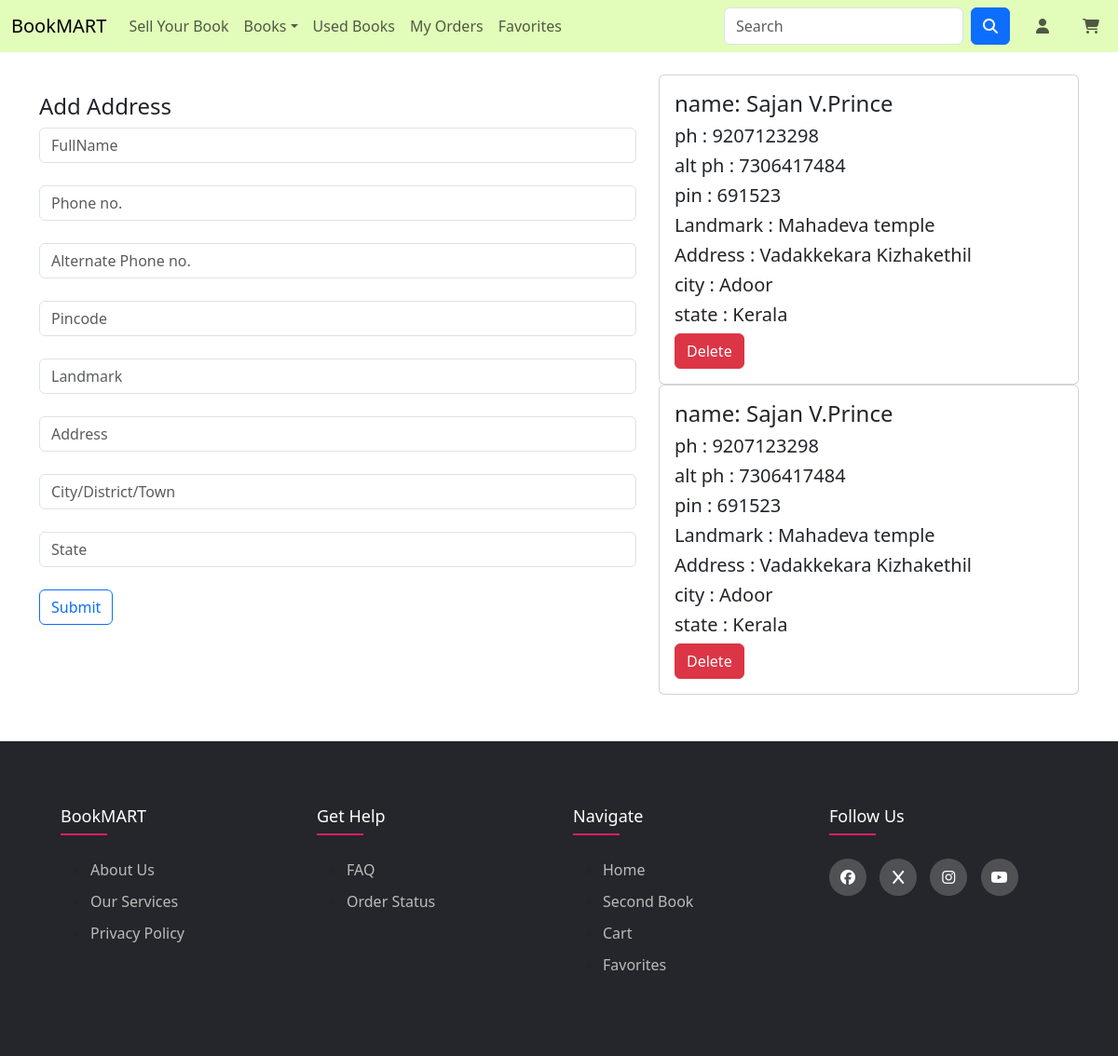
Page /manageadd (signed in) on the earlier database version.
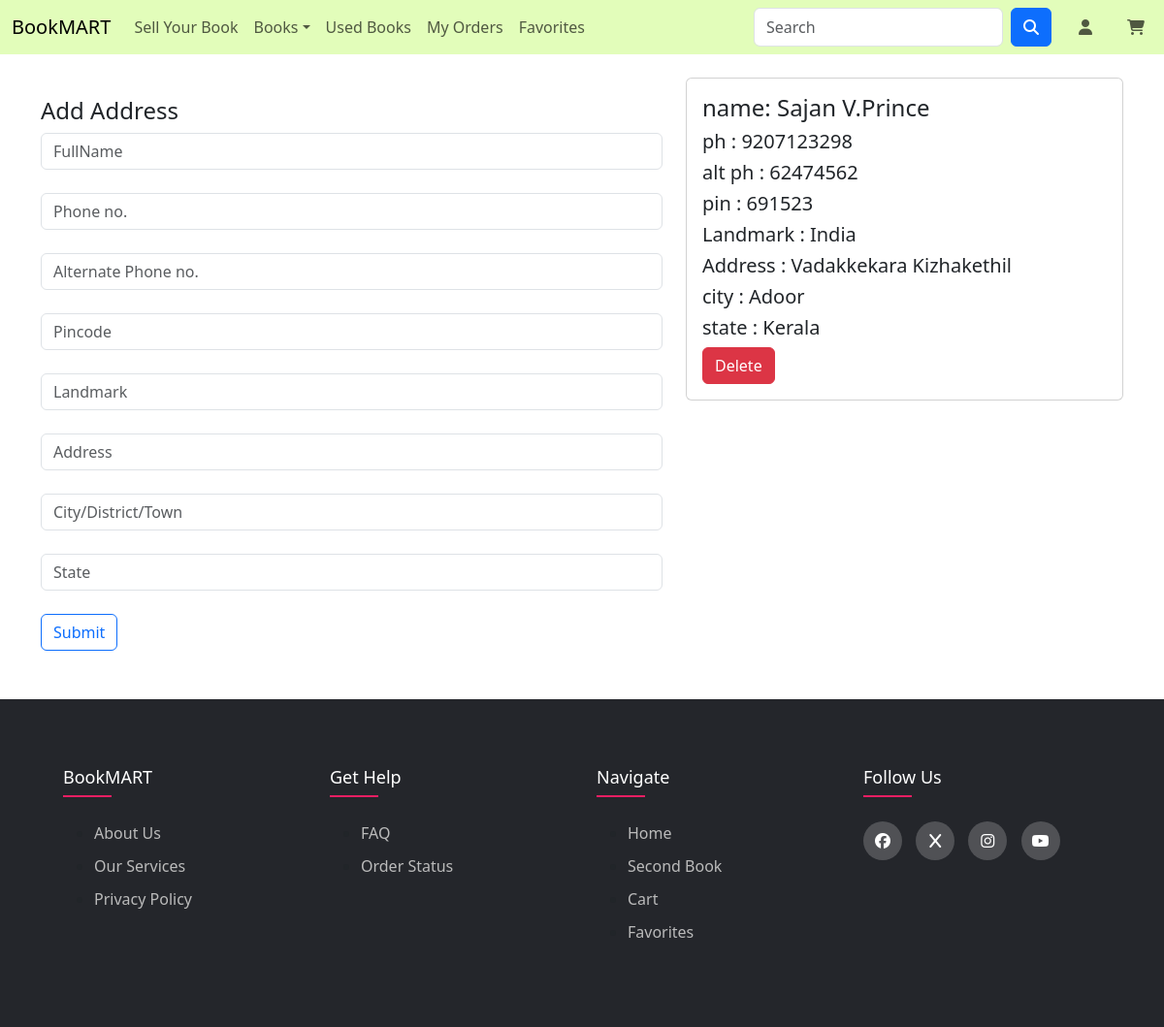
Same page on the later database version.
### app/models.py (models this page shows)
class Userdtl(models.Model):
    user=models.ForeignKey(User,on_delete=models.CASCADE)
    phone=models.IntegerField()
    fullname=models.TextField()
    city=models.TextField()
    state=models.TextField()
    altphone=models.IntegerField()
    landmark=models.TextField()
    adress=models.TextField()
    pincode=models.IntegerField()

### app/views.py (the view)
# urls.py: path('manageadd',views.addrs),
def addrs(req):
    if 'user' in req.session:
        user=User.objects.get(username=req.session['user'])
        data1=Userdtl.objects.filter(user=user)
        if req.method == 'POST':
            user=User.objects.get(username=req.session['user'])
            name=req.POST['name']
            phn=req.POST['phn']
            altphn=req.POST['altphn']
            pin=req.POST['pin']
            land=req.POST['land']
            adrs=req.POST['adrs']
            city=req.POST['city']
            state=req.POST['state']
            data=Userdtl.objects.create(user=user,fullname=name,phone=phn,pincode=pin,landmark=land,adress=adrs,city=city,state=state,altphone=altphn)
            data.save()
            return redirect(addrs)
        else:
            return render(req,'user/adress.html',{'data1':data1})
    else:
        return render(req,"user/userprf.html")

### templates/user/adress.html (shortened to what the changed rows need)
<!DOCTYPE html>
<html lang="en">
<head>
    {% load static %}
    <link rel="stylesheet" href="{% static 'css/home.css' %}">
    <link href="https://cdn.jsdelivr.net/npm/bootstrap@5.3.3/dist/css/bootstrap.min.css" rel="stylesheet">
    <link rel="stylesheet" href="https://cdnjs.cloudflare.com/ajax/libs/font-awesome/6.7.1/css/all.min.css">
</head>
<body>
    <div class="container mt-4">
        <div class="row">
              {% if data1 %}
              <div class="col-lg-5">
                {% for i in data1 %}
                <div class="card">
                  <div class="card-body">
                      <h4 class="card-title"> name: {{i.fullname}}</h4>
                      <h5 class="card-text"> ph : {{i.phone}}</h5>
                        <h5 class="card-text">alt ph : {{i.altphone}}</h5>
                      <h5 class="card-text">pin : {{i.pincode}}</h5>
                      <h5 class="card-text">Landmark : {{i.landmark}}</h5>
                      <h5 class="card-text">Address : {{i.adress}}</h5>
                      <h5 class="card-text">city : {{i.city}}</h5>
                      <h5 class="card-text">state : {{i.state}}</h5>
                      <a href="delete_address/{{i.pk}}" class="btn btn-danger">Delete</a>
                  </div>
                </div>
                {% endfor %}
              </div>
              {% else %}
              <p style="text-align: center;margin-top: 10%;">No Saved Address available.....</p>
              {% endif %}
            </div>
        </div>
</body>
</html>

Differences in the rows shown:
removed Userdtl: fullname "Sajan V.Prince", phone "9207123298", altphone "7306417484", pincode "691523", landmark "Mahadeva temple", adress "Vadakkekara Kizhakethil", city "Adoor", state "Kerala"
removed Userdtl: fullname "Sajan V.Prince", phone "9207123298", altphone "7306417484", pincode "691523", landmark "Mahadeva temple", adress "Vadakkekara Kizhakethil", city "Adoor", state "Kerala"
added Userdtl: fullname "Sajan V.Prince", phone "9207123298", altphone "62474562", pincode "691523", landmark "India", adress "Vadakkekara Kizhakethil", city "Adoor", state "Kerala"
